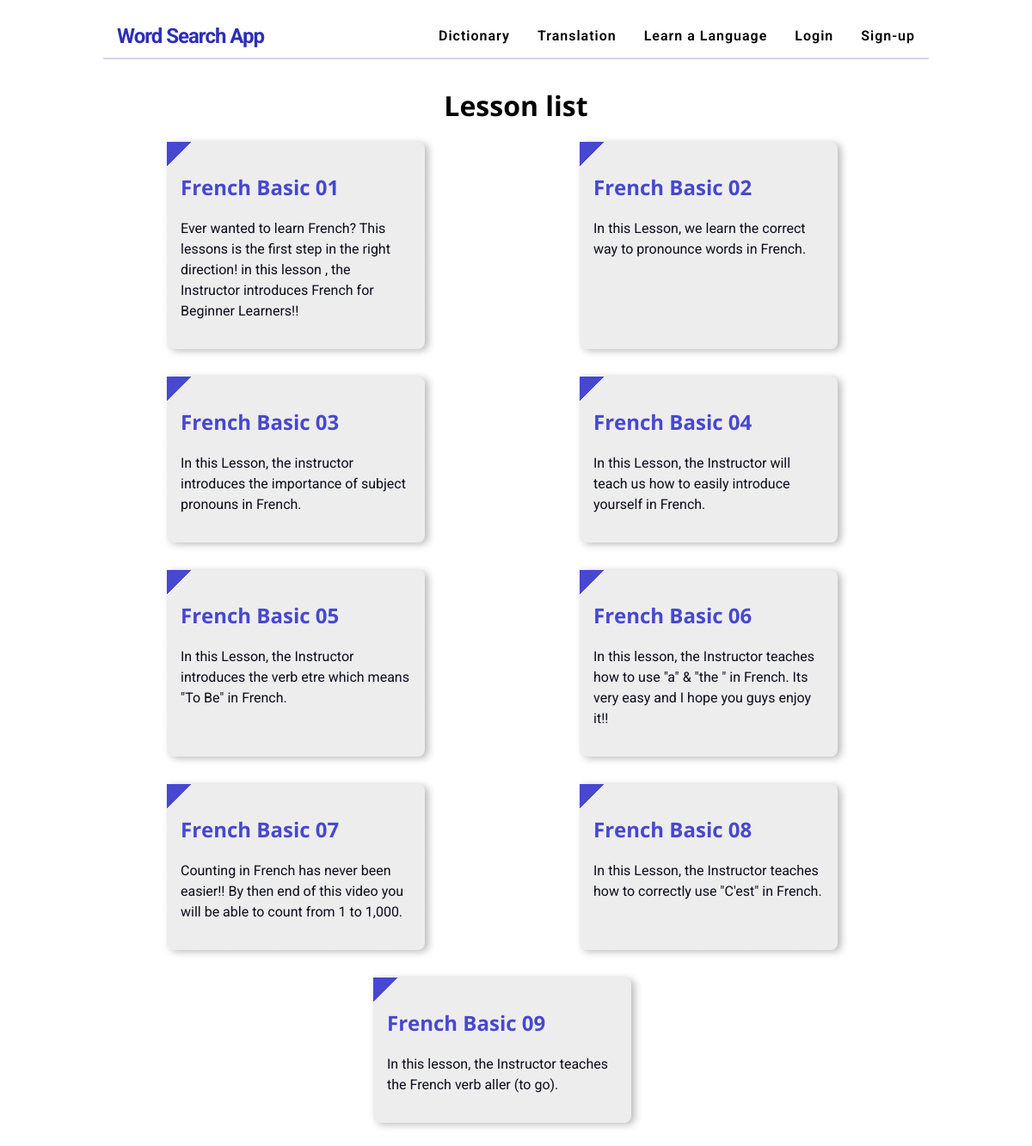
/curriculum/1/french_basic/, run on the app's committed database.
### curriculum/models.py (models this page shows, shortened)
class Lesson(models.Model):
    lesson_id = models.CharField(max_length=100, unique=True)
    Standard = models.ForeignKey(Standard, on_delete=models.CASCADE)
    created_by = models.ForeignKey(User,on_delete=models.CASCADE)
    created_at = models.DateTimeField(auto_now_add=True)
    subject = models.ForeignKey(Subject, on_delete=models.CASCADE,related_name='lessons')
    name = models.CharField(max_length=250)
    position = models.PositiveSmallIntegerField(verbose_name="Chapter no.")
    slug = models.SlugField(null=True, blank=True)
    video = models.CharField(max_length=500, blank=True)
    description = models.TextField(max_length=500,blank=True)
    file_object = open("Curriculum_model_log.txt", 'a+')
    logger.log(file_object, 'Created lesson table ', 'Info')
    class Meta:
        ordering = ['position']

### curriculum/views.py (the view)
# urls.py: path('<str:standard>/<slug:slug>/', views.LessonListView.as_view(), name='lesson_list'),
class LessonListView(DetailView):
    context_object_name = 'subjects'
    file_object = open("Curriculum_log.txt", 'a+')
    logger.log(file_object, 'Shows the name of the lessons of particuluar subject ', 'Info')
    model = Subject
    template_name = 'curriculum/lesson_list_view.html'
    file_object.close()

### curriculum/templates/curriculum/lesson_list_view.html
{% extends 'Login/base.html' %}
{% load static %}
{% block content %}
  <main class="lesson-list">
    <h1>Lesson list</h1>
    <div class="lesson-list__container">
      {% for lesson in subjects.lessons.all %}
        <div class="lesson-list__block">
          <a href ="{% url 'curriculum:lesson_detail' slug=lesson.slug subject=subjects.slug standard=lesson.Standard.slug %}">
          <h2>
              {{lesson.name}}
          </h2>
          <p>{{lesson.description}}</p>
        </a>
        </div>
      {% endfor %}
    </div>
  </main>
{% endblock%}

### Login/static/Login/css/master.css (style rules this page uses)
* { box-sizing: border-box; }
html { scroll-behavior: smooth; }
body { margin: 0; font-family: "Roboto", sans-serif; font-weight: 400; }
h1, h2 { font-family: "Open Sans", sans-serif; }
a { color: inherit; display: inline-block; text-decoration: none; }
.standard-list, .lesson-list, .subject-list { text-align: center; width: 80%; margin: 2rem auto; }
.standard-list__container, .lesson-list__container, .subject-list__container { text-align: left; display: flex; flex-wrap: wrap; }
.standard-list__block, .lesson-list__block, .subject-list__block { max-width: 300px; background-color: rgba(26, 26, 26, 0.08); background: linear-gradient(135deg, #4747d1 0px, #4747d1 20px, rgba(26, 26, 26, 0.08) 20px); margin: 0 2rem 2rem 0; padding: 1rem; border-radius: 0 0.5rem 0.5rem; box-shadow: 4px 2px 8px rgba(26, 26, 26, 0.3); transition: 0.3s linear all; }
.standard-list__block a, .lesson-list__block a, .subject-list__block a { text-decoration: none; }
.standard-list__block h2, .lesson-list__block h2, .subject-list__block h2 { color: #4747d1; }
.standard-list__block p, .lesson-list__block p, .subject-list__block p { line-height: 1.5; color: #0c0c1d; }
.lesson-list__container { justify-content: space-around; }

### data on the page
Lesson: name "French Basic 01", description "Ever wanted to learn French? This lessons is the first step in the right direction! in this lesson , the Instructor introduces French for Beginner Learners!!"
Lesson: name "French Basic 02", description "In this Lesson, we learn the correct way to pronounce words in French."
Lesson: name "French Basic 03", description "In this Lesson, the instructor introduces the importance of subject pronouns in French."
Lesson: name "French Basic 04", description "In this Lesson, the Instructor will teach us how to easily introduce yourself in French."
Lesson: name "French Basic 05", description "In this Lesson, the Instructor introduces the verb etre which means \"To Be\" in French."
Lesson: name "French Basic 06", description "In this lesson, the Instructor teaches how to use \"a\" & \"the \" in French. Its very easy and I hope you guys enjoy it!!"
Lesson: name "French Basic 07", description "Counting in French has never been easier!! By then end of this video you will be able to count from 1 to 1,000."
Lesson: name "French Basic 08", description "In this Lesson, the Instructor teaches how to correctly use \"C'est\" in French."
Lesson: name "French Basic 09", description "In this lesson, the Instructor teaches the French verb aller (to go)."
